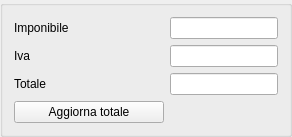
    <widget class="QGroupBox" name="groupBox_4">
     <property name="styleSheet">
      <string notr="true"/>
     </property>
     <layout class="QGridLayout" name="gridLayout_7">
      <item row="0" column="1">
       <widget class="QLabel" name="label_41">
        <property name="minimumSize">
         <size>
          <width>150</width>
          <height>0</height>
         </size>
        </property>
        <property name="maximumSize">
         <size>
          <width>150</width>
          <height>16777215</height>
         </size>
        </property>
        <property name="sizeIncrement">
         <size>
          <width>150</width>
          <height>0</height>
         </size>
        </property>
        <property name="baseSize">
         <size>
          <width>150</width>
          <height>0</height>
         </size>
        </property>
        <property name="text">
         <string>Imponibile</string>
        </property>
       </widget>
      </item>
      <item row="2" column="1">
       <widget class="QLabel" name="label_40">
        <property name="minimumSize">
         <size>
          <width>150</width>
          <height>0</height>
         </size>
        </property>
        <property name="maximumSize">
         <size>
          <width>150</width>
          <height>16777215</height>
         </size>
        </property>
        <property name="sizeIncrement">
         <size>
          <width>150</width>
          <height>0</height>
         </size>
        </property>
        <property name="baseSize">
         <size>
          <width>150</width>
          <height>0</height>
         </size>
        </property>
        <property name="text">
         <string>Totale</string>
        </property>
       </widget>
      </item>
      <item row="1" column="2">
       <widget class="QLineEdit" name="iva_ft_2">
        <property name="readOnly">
         <bool>false</bool>
        </property>
       </widget>
      </item>
      <item row="1" column="1">
       <widget class="QLabel" name="label_39">
        <property name="minimumSize">
         <size>
          <width>150</width>
          <height>0</height>
         </size>
        </property>
        <property name="maximumSize">
         <size>
          <width>150</width>
          <height>16777215</height>
         </size>
        </property>
        <property name="sizeIncrement">
         <size>
          <width>150</width>
          <height>0</height>
         </size>
        </property>
        <property name="baseSize">
         <size>
          <width>150</width>
          <height>0</height>
         </size>
        </property>
        <property name="text">
         <string>Iva</string>
        </property>
       </widget>
      </item>
      <item row="2" column="2">
       <widget class="QLineEdit" name="totale_2">
        <property name="readOnly">
         <bool>false</bool>
        </property>
       </widget>
      </item>
      <item row="0" column="2">
       <widget class="QLineEdit" name="imponibile_2">
        <property name="readOnly">
         <bool>false</bool>
        </property>
       </widget>
      </item>
      <item row="3" column="1">
       <widget class="QPushButton" name="agg_tot">
        <property name="text">
         <string>Aggiorna totale</string>
        </property>
        <property name="icon">
         <iconset resource="../fabaria.qrc">
          <normaloff>:/images/view-refresh.png</normaloff>:/images/view-refresh.png</iconset>
        </property>
       </widget>
      </item>
      <item row="3" column="2">
       <spacer name="horizontalSpacer_5">
        <property name="orientation">
         <enum>Qt::Horizontal</enum>
        </property>
        <property name="sizeHint" stdset="0">
         <size>
          <width>40</width>
          <height>20</height>
         </size>
        </property>
       </spacer>
      </item>
     </layout>
    </widget>
